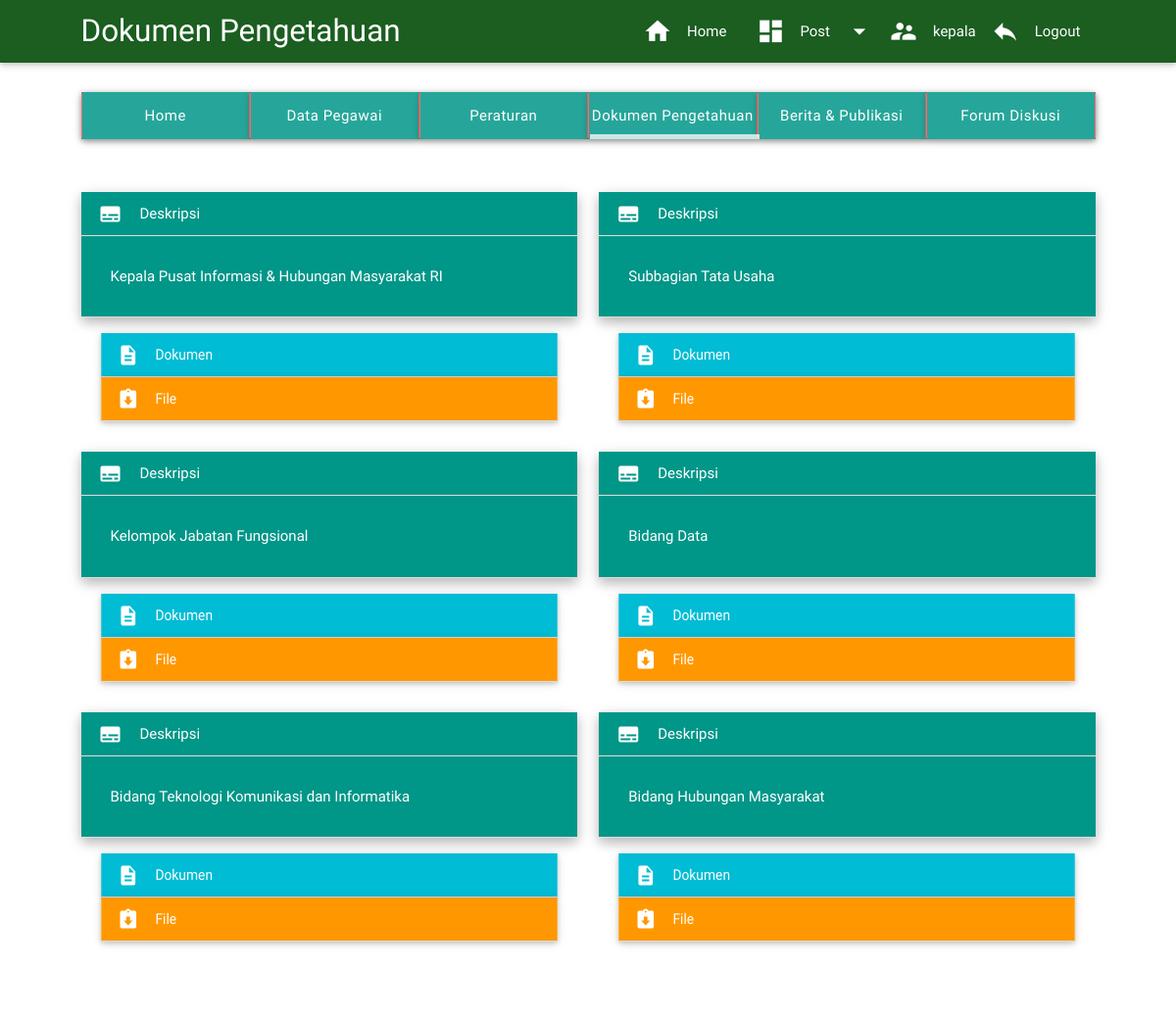
/kepala/module/dokumen/tampil.php (signed in), run on the app's committed database.
### tables this page shows
CREATE TABLE IF NOT EXISTS `divisi` (
  `id` int(11) NOT NULL,
  `nama` varchar(50) NOT NULL
);

### kepala/module/dokumen/tampil.php (the view, shortened to what this page needs)
<?php
require "includes/header_artikel.php";
?>
<body>
        <main style="margin-top:30px; margin-bottom:30px;">
        <div class="container">
<div class="row">
        <div class="col s12">
                <ul class="tabs z-depth-1">
                        <li class="tab col s12 m2 l2 teal"><a class="white-text btn" href="#home">Home</a></li>
                        <li class="tab col s12 m2 l2 teal"><a class="white-text btn" href="#pegawai">Data Pegawai</a></li>
                        <li class="tab col s12 m2 l2 teal"><a class="white-text btn" href="#peraturan">Peraturan</a></li>
                        <li class="tab col s12 m2 l2 teal"><a class="white-text btn active" href="#dokumen">Dokumen Pengetahuan</a></li>
                        <li class="tab col s12 m2 l2 teal"><a class="white-text btn" href="#berita">Berita & Publikasi</a></li>
                        <li class="tab col s12 m2 l2 teal"><a class="white-text btn" href="#forum">Forum Diskusi</a></li>
                </ul>
        </div>
<div class="col s12 section container" id="dokumen"> <br>
  <div class="section row">
<?php
  $dvs = mysql_query ("SELECT * from divisi ");
  while ($data = mysql_fetch_array ($dvs)) {
?>
<div class="col s6">
  <ul class="collapsible popout" data-collapsible="accordion">
    <li class="active">
      <div class="collapsible-header active teal white-text"><i class="mdi-av-subtitles"></i>Deskripsi</div>
      <div class="collapsible-body teal white-text" style="display: block;"><p><?php echo $data['nama'] ?></p></div>
    </li>
    <li>
      <div class="collapsible-header cyan white-text"><i class="mdi-action-description"></i>Dokumen</div>
    </li>
    <li>
      <div class="collapsible-header orange white-text"><i class="mdi-action-assignment-returned"></i>File</div>
    </li>
  </ul>
  </div>
<?php } ?>
</div>
          </div>
        </div>
      </div>
    </main>
</body>
</html>

### kepala/module/dokumen/includes/header_artikel.php (style rules this page uses)
body { display: flex; min-height: 100vh; flex-direction: column; }
main { flex: 1 0 auto }
.container { width:90% }

### kepala/module/dokumen/tampil.php (style rules this page uses)
.tabs .tab a { text-transform: capitalize; line-height: inherit; padding: 0; }
.tabs .tab a { border: 0.1rem solid #ee6e73; border-top: none; border-bottom: none; }

### data on the page
divisi: nama "Kepala Pusat Informasi & Hubungan Masyarakat RI"
divisi: nama "Subbagian Tata Usaha"
divisi: nama "Kelompok Jabatan Fungsional"
divisi: nama "Bidang Data"
divisi: nama "Bidang Teknologi Komunikasi dan Informatika"
divisi: nama "Bidang Hubungan Masyarakat"

### other printed values
$_SESSION['nama_lengkap'] "kepala"
